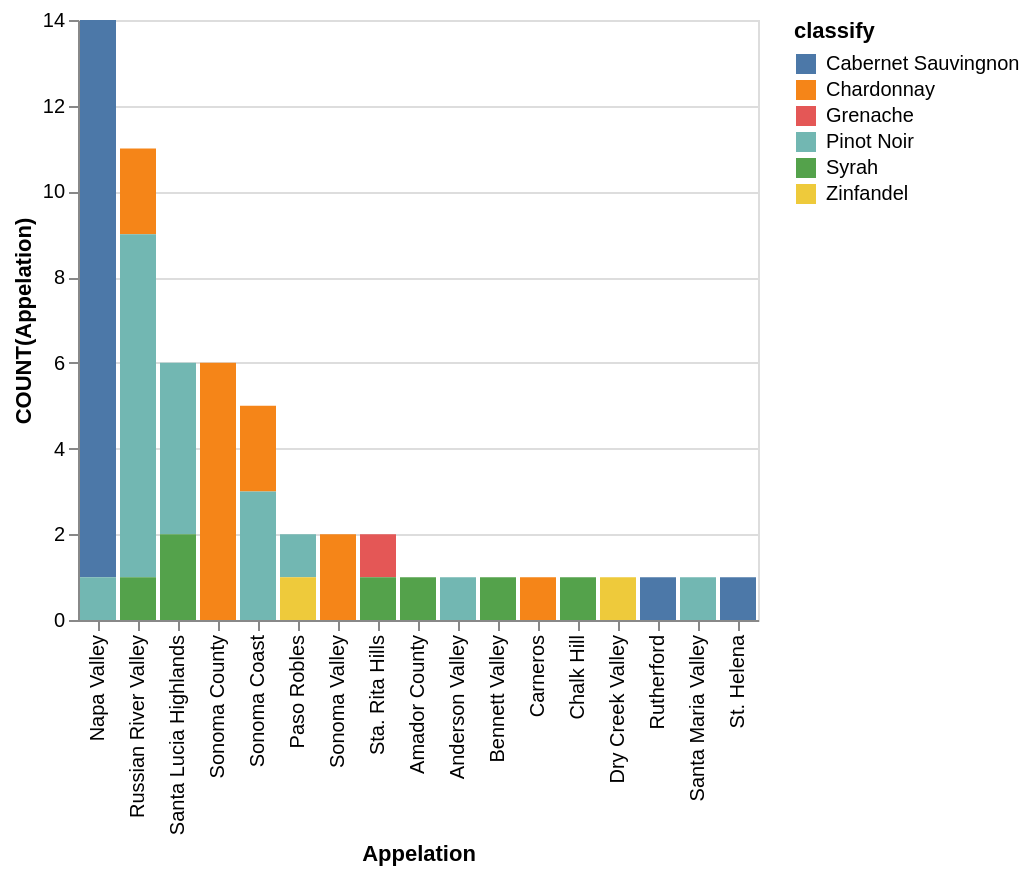

Write a Vega-Lite specification for this figure.
### Vega-Lite specification from a JSON file in a GitHub repository (floating-point values rounded to 4 significant figures)
{"data": {"values": [{"x_data": "Amador County", "y_data": 0, "classify": "Cabernet Sauvingnon"}, {"x_data": "Anderson Valley", "y_data": 0, "classify": "Cabernet Sauvingnon"}, {"x_data": "Bennett Valley", "y_data": 0, "classify": "Cabernet Sauvingnon"}, {"x_data": "Carneros", "y_data": 0, "classify": "Cabernet Sauvingnon"}, {"x_data": "Chalk Hill", "y_data": 0, "classify": "Cabernet Sauvingnon"}, {"x_data": "Dry Creek Valley", "y_data": 0, "classify": "Cabernet Sauvingnon"}, {"x_data": "Napa Valley", "y_data": 13, "classify": "Cabernet Sauvingnon"}, {"x_data": "Paso Robles", "y_data": 0, "classify": "Cabernet Sauvingnon"}, {"x_data": "Russian River Valley", "y_data": 0, "classify": "Cabernet Sauvingnon"}, {"x_data": "Rutherford", "y_data": 1, "classify": "Cabernet Sauvingnon"}, {"x_data": "Santa Lucia Highlands", "y_data": 0, "classify": "Cabernet Sauvingnon"}, {"x_data": "Santa Maria Valley", "y_data": 0, "classify": "Cabernet Sauvingnon"}, {"x_data": "Sonoma Coast", "y_data": 0, "classify": "Cabernet Sauvingnon"}, {"x_data": "Sonoma County", "y_data": 0, "classify": "Cabernet Sauvingnon"}, {"x_data": "Sonoma Valley", "y_data": 0, "classify": "Cabernet Sauvingnon"}, {"x_data": "St. Helena", "y_data": 1, "classify": "Cabernet Sauvingnon"}, {"x_data": "Sta. Rita Hills", "y_data": 0, "classify": "Cabernet Sauvingnon"}, {"x_data": "Amador County", "y_data": 0, "classify": "Chardonnay"}, {"x_data": "Anderson Valley", "y_data": 0, "classify": "Chardonnay"}, {"x_data": "Bennett Valley", "y_data": 0, "classify": "Chardonnay"}, {"x_data": "Carneros", "y_data": 1, "classify": "Chardonnay"}, {"x_data": "Chalk Hill", "y_data": 0, "classify": "Chardonnay"}, {"x_data": "Dry Creek Valley", "y_data": 0, "classify": "Chardonnay"}, {"x_data": "Napa Valley", "y_data": 0, "classify": "Chardonnay"}, {"x_data": "Paso Robles", "y_data": 0, "classify": "Chardonnay"}, {"x_data": "Russian River Valley", "y_data": 2, "classify": "Chardonnay"}, {"x_data": "Rutherford", "y_data": 0, "classify": "Chardonnay"}, {"x_data": "Santa Lucia Highlands", "y_data": 0, "classify": "Chardonnay"}, {"x_data": "Santa Maria Valley", "y_data": 0, "classify": "Chardonnay"}, {"x_data": "Sonoma Coast", "y_data": 2, "classify": "Chardonnay"}, {"x_data": "Sonoma County", "y_data": 6, "classify": "Chardonnay"}, {"x_data": "Sonoma Valley", "y_data": 2, "classify": "Chardonnay"}, {"x_data": "St. Helena", "y_data": 0, "classify": "Chardonnay"}, {"x_data": "Sta. Rita Hills", "y_data": 0, "classify": "Chardonnay"}, {"x_data": "Amador County", "y_data": 0, "classify": "Grenache"}, {"x_data": "Anderson Valley", "y_data": 0, "classify": "Grenache"}, {"x_data": "Bennett Valley", "y_data": 0, "classify": "Grenache"}, {"x_data": "Carneros", "y_data": 0, "classify": "Grenache"}, {"x_data": "Chalk Hill", "y_data": 0, "classify": "Grenache"}, {"x_data": "Dry Creek Valley", "y_data": 0, "classify": "Grenache"}, {"x_data": "Napa Valley", "y_data": 0, "classify": "Grenache"}, {"x_data": "Paso Robles", "y_data": 0, "classify": "Grenache"}, {"x_data": "Russian River Valley", "y_data": 0, "classify": "Grenache"}, {"x_data": "Rutherford", "y_data": 0, "classify": "Grenache"}, {"x_data": "Santa Lucia Highlands", "y_data": 0, "classify": "Grenache"}, {"x_data": "Santa Maria Valley", "y_data": 0, "classify": "Grenache"}, {"x_data": "Sonoma Coast", "y_data": 0, "classify": "Grenache"}, {"x_data": "Sonoma County", "y_data": 0, "classify": "Grenache"}, {"x_data": "Sonoma Valley", "y_data": 0, "classify": "Grenache"}, {"x_data": "St. Helena", "y_data": 0, "classify": "Grenache"}, {"x_data": "Sta. Rita Hills", "y_data": 1, "classify": "Grenache"}, {"x_data": "Amador County", "y_data": 0, "classify": "Pinot Noir"}, {"x_data": "Anderson Valley", "y_data": 1, "classify": "Pinot Noir"}, {"x_data": "Bennett Valley", "y_data": 0, "classify": "Pinot Noir"}, {"x_data": "Carneros", "y_data": 0, "classify": "Pinot Noir"}, {"x_data": "Chalk Hill", "y_data": 0, "classify": "Pinot Noir"}, {"x_data": "Dry Creek Valley", "y_data": 0, "classify": "Pinot Noir"}, {"x_data": "Napa Valley", "y_data": 1, "classify": "Pinot Noir"}, {"x_data": "Paso Robles", "y_data": 1, "classify": "Pinot Noir"}, {"x_data": "Russian River Valley", "y_data": 8, "classify": "Pinot Noir"}, {"x_data": "Rutherford", "y_data": 0, "classify": "Pinot Noir"}, {"x_data": "Santa Lucia Highlands", "y_data": 4, "classify": "Pinot Noir"}, {"x_data": "Santa Maria Valley", "y_data": 1, "classify": "Pinot Noir"}, {"x_data": "Sonoma Coast", "y_data": 3, "classify": "Pinot Noir"}, {"x_data": "Sonoma County", "y_data": 0, "classify": "Pinot Noir"}, {"x_data": "Sonoma Valley", "y_data": 0, "classify": "Pinot Noir"}, {"x_data": "St. Helena", "y_data": 0, "classify": "Pinot Noir"}, {"x_data": "Sta. Rita Hills", "y_data": 0, "classify": "Pinot Noir"}, {"x_data": "Amador County", "y_data": 1, "classify": "Syrah"}, {"x_data": "Anderson Valley", "y_data": 0, "classify": "Syrah"}, {"x_data": "Bennett Valley", "y_data": 1, "classify": "Syrah"}, {"x_data": "Carneros", "y_data": 0, "classify": "Syrah"}, {"x_data": "Chalk Hill", "y_data": 1, "classify": "Syrah"}, {"x_data": "Dry Creek Valley", "y_data": 0, "classify": "Syrah"}, {"x_data": "Napa Valley", "y_data": 0, "classify": "Syrah"}, {"x_data": "Paso Robles", "y_data": 0, "classify": "Syrah"}, {"x_data": "Russian River Valley", "y_data": 1, "classify": "Syrah"}, {"x_data": "Rutherford", "y_data": 0, "classify": "Syrah"}, {"x_data": "Santa Lucia Highlands", "y_data": 2, "classify": "Syrah"}, {"x_data": "Santa Maria Valley", "y_data": 0, "classify": "Syrah"}, {"x_data": "Sonoma Coast", "y_data": 0, "classify": "Syrah"}, {"x_data": "Sonoma County", "y_data": 0, "classify": "Syrah"}, {"x_data": "Sonoma Valley", "y_data": 0, "classify": "Syrah"}, {"x_data": "St. Helena", "y_data": 0, "classify": "Syrah"}, {"x_data": "Sta. Rita Hills", "y_data": 1, "classify": "Syrah"}, {"x_data": "Amador County", "y_data": 0, "classify": "Zinfandel"}, {"x_data": "Anderson Valley", "y_data": 0, "classify": "Zinfandel"}, {"x_data": "Bennett Valley", "y_data": 0, "classify": "Zinfandel"}, {"x_data": "Carneros", "y_data": 0, "classify": "Zinfandel"}, {"x_data": "Chalk Hill", "y_data": 0, "classify": "Zinfandel"}, {"x_data": "Dry Creek Valley", "y_data": 1, "classify": "Zinfandel"}, {"x_data": "Napa Valley", "y_data": 0, "classify": "Zinfandel"}, {"x_data": "Paso Robles", "y_data": 1, "classify": "Zinfandel"}, {"x_data": "Russian River Valley", "y_data": 0, "classify": "Zinfandel"}, {"x_data": "Rutherford", "y_data": 0, "classify": "Zinfandel"}, {"x_data": "Santa Lucia Highlands", "y_data": 0, "classify": "Zinfandel"}, {"x_data": "Santa Maria Valley", "y_data": 0, "classify": "Zinfandel"}, {"x_data": "Sonoma Coast", "y_data": 0, "classify": "Zinfandel"}, {"x_data": "Sonoma County", "y_data": 0, "classify": "Zinfandel"}, {"x_data": "Sonoma Valley", "y_data": 0, "classify": "Zinfandel"}, {"x_data": "St. Helena", "y_data": 0, "classify": "Zinfandel"}, {"x_data": "Sta. Rita Hills", "y_data": 0, "classify": "Zinfandel"}]}, "mark": "bar", "encoding": {"x": {"field": "x_data", "type": "nominal", "title": "Appelation", "sort": {"op": "sum", "field": "y_data", "order": "descending"}}, "y": {"field": "y_data", "type": "quantitative", "title": "COUNT(Appelation)"}, "color": {"field": "classify"}}}
